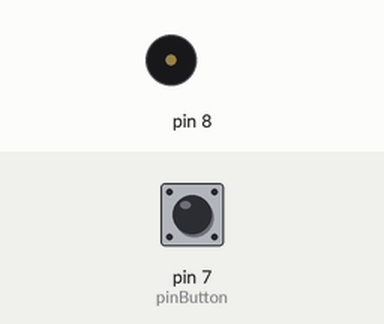
This sketch was run on a simulated Arduino Uno, built with avr-gcc and run on an emulated ATmega328P. Parts: buzzer (waves = sounding). The test bench sets the inputs (shaded band); at power-on: pin 7 (pinButton) LOW.

Above: at 1.2 s.
1.3 s: pin 7 (pinButton) pulled HIGH for 1 s
At 1.46 s:
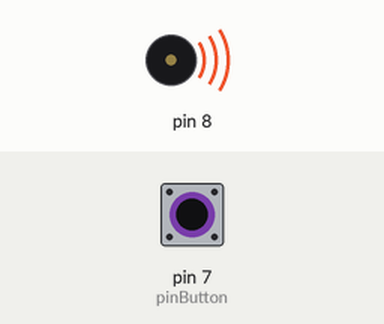
3.8 s: pin 7 (pinButton) pulled HIGH for 3.2 s
At 7.3 s:
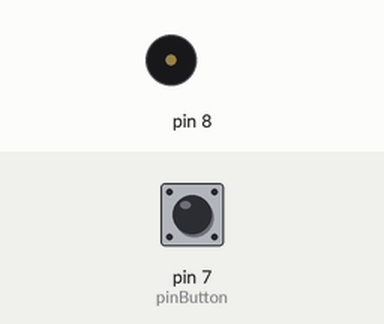
Timing chart, 0 to 8.8 s (numbered marks = the images above; inputs shaded):
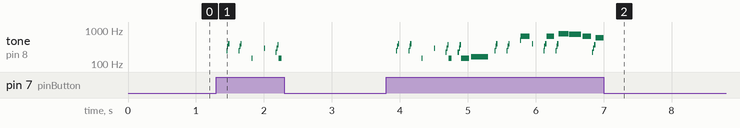

The sketch:

sketch_nov29c.ino
```cpp
/* sketch 1
turn on a LED when the button is pressed
turn it off when the button is not pressed (or released)
*/


#include "pitches.h"


// main notes in the melody:
int melody[] = {
  0, NOTE_B3, NOTE_E4, NOTE_G4, 0,  NOTE_B3, NOTE_E4, NOTE_G4, 0, NOTE_D3, 0, NOTE_D4, 0, NOTE_A3, NOTE_D4,  NOTE_FS4, NOTE_D3, 0, NOTE_A3, NOTE_D4, NOTE_FS4, NOTE_D3, 0, NOTE_E3,  0, NOTE_B3, NOTE_E4, NOTE_G4, 0, NOTE_B3, NOTE_E4, NOTE_G4, 0, NOTE_B4,  NOTE_E5, 0, NOTE_G4, 0, NOTE_B3, NOTE_E4, NOTE_G4, NOTE_E5, 0, NOTE_B3,  NOTE_E4, NOTE_G4, NOTE_G5, NOTE_FS5, 0, NOTE_E5, NOTE_A3, NOTE_D4,   NOTE_FS4, NOTE_D5, NOTE_A3, NOTE_D4, NOTE_FS4, 0, 0, 0, NOTE_E5,   NOTE_G3, NOTE_C4, NOTE_E4, NOTE_C3, 0, NOTE_G3, NOTE_C4, NOTE_E4,   NOTE_C3, NOTE_G2, 0, NOTE_G3, NOTE_B3, NOTE_D4, NOTE_D5, NOTE_G3,  NOTE_B3, NOTE_D4, 0, NOTE_G4, NOTE_D5, NOTE_C5, NOTE_G3, NOTE_B3,   NOTE_D4, NOTE_B4, NOTE_G3, NOTE_B3, NOTE_D4, NOTE_D5, NOTE_C5, 0,   NOTE_C4, 0, NOTE_A3, NOTE_C4, NOTE_E4, NOTE_C5, NOTE_A3, NOTE_C4,   NOTE_E4, 0, NOTE_B4, 0, NOTE_G3, NOTE_B3, NOTE_E4, NOTE_E2, 0, 0, 0,   NOTE_B3, NOTE_E4, NOTE_E2, 0, NOTE_B4, NOTE_E5, NOTE_E2, 0, NOTE_G5,   0, 0, NOTE_B5, NOTE_E2, 0, NOTE_E4, 0, NOTE_E5, NOTE_B3, NOTE_E4, NOTE_G4,  NOTE_E5, 0, NOTE_B3, NOTE_E4, NOTE_G4, 0, NOTE_B4, NOTE_E5, NOTE_B3,   NOTE_E4, NOTE_G4, 0, NOTE_B3, NOTE_E4, NOTE_G4, NOTE_G5, NOTE_FS5,   NOTE_E5, NOTE_A3, NOTE_D4, NOTE_FS4, NOTE_D5, NOTE_A3, NOTE_D4, NOTE_FS4,   0, NOTE_C3, 0, NOTE_E5, 0, NOTE_G3, NOTE_C4, NOTE_E4, 0, NOTE_C3, 0,  NOTE_G3, NOTE_C4, NOTE_E4, NOTE_C3, 0, NOTE_E4, 0, NOTE_G3, NOTE_C4,   NOTE_E4, 0, NOTE_G3, NOTE_C4, NOTE_E4, NOTE_FS5, NOTE_G5, 0, NOTE_B3,   0, NOTE_G3, NOTE_B3, NOTE_D4, NOTE_G5, 0, NOTE_G5, NOTE_G3, NOTE_B3,   NOTE_D4, 0, NOTE_A4, NOTE_A5, NOTE_A3, NOTE_A5, NOTE_C4, 0, NOTE_A3,   NOTE_C4, 0, NOTE_FS5, NOTE_D3, NOTE_A3, NOTE_D4, NOTE_FS4, NOTE_D3, 0,   NOTE_A3, NOTE_D4, NOTE_FS4, 0, NOTE_G5, NOTE_FS5, 0, NOTE_E5, NOTE_A3,   NOTE_D4, NOTE_FS4, NOTE_D5, NOTE_FS5, NOTE_A3, NOTE_D4, NOTE_FS4,   NOTE_FS5, NOTE_G5, 0, NOTE_G5, 0, NOTE_G2, 0, NOTE_G5, NOTE_B3, NOTE_D4,   NOTE_G4, NOTE_G5, NOTE_B3, NOTE_D4, NOTE_G4, 0, NOTE_FS5, NOTE_B2, NOTE_B3,   NOTE_DS4, NOTE_FS4, NOTE_B2, 0, NOTE_B3, NOTE_DS4, NOTE_FS4, 0, NOTE_E5,   NOTE_E3, NOTE_B3, NOTE_E4, NOTE_G4, NOTE_E3, 0, NOTE_B3, NOTE_E4, NOTE_G4,  NOTE_G5, 0, NOTE_G5, NOTE_FS5, NOTE_E5, NOTE_A3, NOTE_D4, NOTE_FS4, NOTE_D5,   NOTE_A3, NOTE_D4, NOTE_FS4, NOTE_FS5, NOTE_G5, 0, NOTE_G2, NOTE_B3, NOTE_D4,   NOTE_G4, NOTE_G5, NOTE_B3, NOTE_D4, NOTE_G4, 0, 0, NOTE_FS5, NOTE_B2, NOTE_B3,   NOTE_DS4, NOTE_FS4, 0, NOTE_B3, NOTE_DS4, NOTE_FS4, 0, NOTE_E5, NOTE_E3, NOTE_B3,   NOTE_E4, NOTE_G4, 0, NOTE_B3, NOTE_E4, NOTE_G4, NOTE_G5, NOTE_FS5, 0, NOTE_E5,   NOTE_A3, NOTE_D4, NOTE_FS4, NOTE_D5, NOTE_A3, NOTE_D4, NOTE_FS4, 0, NOTE_E5, 0,   NOTE_C3, NOTE_G3, NOTE_C4, NOTE_E4, NOTE_E5, NOTE_G3, NOTE_C4, NOTE_E4, 0, NOTE_E5,   NOTE_G3, NOTE_C4, NOTE_E4, NOTE_C3, 0, NOTE_G3, NOTE_C4, NOTE_E4, 0, NOTE_C3, 0,   NOTE_G4, 0, NOTE_B3, 0, NOTE_E5, NOTE_G3, NOTE_C4, NOTE_E4, NOTE_E5, 0, NOTE_G3,   NOTE_C4, NOTE_E4, 0, NOTE_D5, NOTE_C5, NOTE_G3, NOTE_B3, NOTE_D4, NOTE_B4, NOTE_G3,   NOTE_B3, NOTE_D4, NOTE_D5, NOTE_C5, NOTE_A2, 0, NOTE_A3, NOTE_A4, NOTE_C4, 0,   NOTE_C5, NOTE_A3, NOTE_C5, NOTE_C4, NOTE_A2, 0, NOTE_B4, NOTE_E2, NOTE_B3,   NOTE_E4, NOTE_G4, 0, NOTE_B3, NOTE_E4, NOTE_G4, NOTE_E2, 0, NOTE_B4, 0, NOTE_G4,   0, NOTE_B3, NOTE_E4, NOTE_G4, 0, NOTE_B3, NOTE_E4, NOTE_G4, 0, NOTE_D3, 0,   NOTE_B2, NOTE_A3, NOTE_D4, NOTE_FS4, NOTE_D3, 0, NOTE_A3, NOTE_D4, NOTE_FS4, 0,   NOTE_B4, 0, NOTE_E5, 0, NOTE_G5, 0, NOTE_B5, 0, NOTE_B5, 0, NOTE_B5, NOTE_E3, 0,   NOTE_E4, 0, NOTE_B3, NOTE_E4, NOTE_G4, NOTE_E3, 0, NOTE_B3, NOTE_E4, NOTE_G4,   NOTE_E3, 0, NOTE_G4, 0, NOTE_B3, NOTE_E4, NOTE_G4, 0, NOTE_B3
  };

// note durations in milliseconds
int noteDurations[] = {
  137, 12, 12, 18, 123, 12, 12, 18, 135,  14, 155, 14, 139, 14, 10, 19, 41, 81, 14, 10, 19, 116, 19, 249, 68, 12, 12, 18, 123,  12, 12, 18, 135, 8, 135, 21, 15, 137, 12, 12, 18, 109, 13, 12, 12, 20, 141, 177, 4,  126, 14, 14, 16, 123, 14, 10, 16, 137, 8, 5, 305, 10, 15, 15, 84, 39, 10, 15, 18,  145, 286, 20, 10, 16, 17, 121, 15, 12, 14, 137, 8, 145, 164, 15, 16, 14, 119, 15,  16, 17, 129, 164, 9, 15, 137, 14, 11, 18, 122, 14, 11, 15, 119, 249, 89, 10, 16,  15, 36, 82, 10, 5, 16, 15, 24, 8, 6, 17, 36, 6, 11, 12, 7, 10, 24, 137, 15, 128,  9, 12, 12, 18, 74, 48, 12, 12, 18, 135, 8, 308, 12, 12, 18, 123, 12, 9, 18, 143,  169, 144, 14, 10, 19, 121, 14, 14, 13, 137, 15, 5, 287, 10, 10, 15, 15, 10, 92,  18, 10, 15, 18, 176, 127, 15, 137, 10, 15, 15, 124, 10, 15, 18, 116, 164, 22, 16,  136, 10, 12, 17, 28, 1, 96, 15, 12, 14, 137, 5, 312, 18, 7, 15, 124, 18, 23, 166,  173, 123, 14, 10, 19, 20, 102, 14, 7, 16, 3, 143, 143, 21, 152, 9, 17, 16, 111, 8,  14, 10, 19, 122, 3, 1, 164, 18, 133, 6, 13, 12, 14, 18, 121, 12, 14, 15, 137, 220,  105, 8, 13, 16, 32, 91, 12, 13, 16, 124, 204, 134, 12, 15, 15, 12, 111, 12, 12, 20,  125, 1, 6, 169, 152, 14, 14, 16, 123, 9, 17, 16, 143, 181, 17, 122, 8, 10, 18, 125,  12, 14, 18, 1, 157, 173, 130, 12, 10, 16, 124, 12, 13, 16, 166, 169, 128, 12, 12, 15,  125, 12, 12, 20, 133, 169, 4, 152, 14, 14, 16, 121, 14, 14, 14, 146, 155, 39, 115, 15,  8, 21, 125, 10, 15, 15, 145, 317, 10, 15, 15, 76, 47, 10, 15, 15, 6, 99, 32, 15, 154,  16, 132, 5, 10, 15, 18, 108, 13, 10, 15, 15, 137, 177, 143, 15, 12, 17, 121, 10, 12,  17, 163, 160, 118, 12, 18, 7, 15, 6, 118, 18, 8, 15, 118, 56, 178, 109, 12, 12, 15,  125, 12, 12, 18, 122, 14, 16, 153, 15, 137, 12, 12, 18, 123, 12, 12, 18, 135, 14,  155, 154, 9, 14, 19, 102, 19, 14, 10, 16, 32, 16, 18, 17, 9, 17, 17, 3, 1, 9, 1, 3,  146, 10, 15, 137, 12, 9, 18, 30, 95, 12, 12, 18, 152, 152, 15, 137, 12, 12, 18, 123,  12
  };

int pinButton = 7; //the pin where we connect the button


void setup() {
  pinMode(pinButton, INPUT); //set the button pin as INPUT

}

void loop() {
  int stateButton = digitalRead(pinButton); //read the state of the button
  if(stateButton == 1) { //if is pressed

     for (int thisNote = 0; thisNote < 448; thisNote++) {
        stateButton = digitalRead(pinButton);
        if(stateButton == 0) { break;}
        tone(8, melody[thisNote], noteDurations[thisNote]);
        // to distinguish the notes, set a minimum time between them.
        // the note's duration + 10% seems to work well:
        int pauseBetweenNotes = noteDurations[thisNote] * 1.10;
        delay(pauseBetweenNotes);
        // stop the tone playing:
        noTone(8);
    }
  }
}
```

pitches.h
```cpp
/*************************************************
 * Public Constants
 *************************************************/

#define NOTE_B0  31
#define NOTE_C1  33
#define NOTE_CS1 35
#define NOTE_D1  37
#define NOTE_DS1 39
#define NOTE_E1  41
#define NOTE_F1  44
#define NOTE_FS1 46
#define NOTE_G1  49
#define NOTE_GS1 52
#define NOTE_A1  55
#define NOTE_AS1 58
#define NOTE_B1  62
#define NOTE_C2  65
#define NOTE_CS2 69
#define NOTE_D2  73
#define NOTE_DS2 78
#define NOTE_E2  82
#define NOTE_F2  87
#define NOTE_FS2 93
#define NOTE_G2  98
#define NOTE_GS2 104
#define NOTE_A2  110
#define NOTE_AS2 117
#define NOTE_B2  123
#define NOTE_C3  131
#define NOTE_CS3 139
#define NOTE_D3  147
#define NOTE_DS3 156
#define NOTE_E3  165
#define NOTE_F3  175
#define NOTE_FS3 185
#define NOTE_G3  196
#define NOTE_GS3 208
#define NOTE_A3  220
#define NOTE_AS3 233
#define NOTE_B3  247
#define NOTE_C4  262
#define NOTE_CS4 277
#define NOTE_D4  294
#define NOTE_DS4 311
#define NOTE_E4  330
#define NOTE_F4  349
#define NOTE_FS4 370
#define NOTE_G4  392
#define NOTE_GS4 415
#define NOTE_A4  440
#define NOTE_AS4 466
#define NOTE_B4  494
#define NOTE_C5  523
#define NOTE_CS5 554
#define NOTE_D5  587
#define NOTE_DS5 622
#define NOTE_E5  659
#define NOTE_F5  698
#define NOTE_FS5 740
#define NOTE_G5  784
#define NOTE_GS5 831
#define NOTE_A5  880
#define NOTE_AS5 932
#define NOTE_B5  988
#define NOTE_C6  1047
#define NOTE_CS6 1109
#define NOTE_D6  1175
#define NOTE_DS6 1245
#define NOTE_E6  1319
#define NOTE_F6  1397
#define NOTE_FS6 1480
#define NOTE_G6  1568
#define NOTE_GS6 1661
#define NOTE_A6  1760
#define NOTE_AS6 1865
#define NOTE_B6  1976
#define NOTE_C7  2093
#define NOTE_CS7 2217
#define NOTE_D7  2349
#define NOTE_DS7 2489
#define NOTE_E7  2637
#define NOTE_F7  2794
#define NOTE_FS7 2960
#define NOTE_G7  3136
#define NOTE_GS7 3322
#define NOTE_A7  3520
#define NOTE_AS7 3729
#define NOTE_B7  3951
#define NOTE_C8  4186
#define NOTE_CS8 4435
#define NOTE_D8  4699
#define NOTE_DS8 4978
```

Measured:
- after the input at 1.3 s, tone on pin 8: plays 247 Hz for 0.01 s, 330 Hz for 0.01 s, 392 Hz for 0.02 s, 247 Hz for 0.01 s, 330 Hz for 0.01 s, 392 Hz for 0.02 s … (12 notes in this stretch), starting after 0.15 s
- after the input at 3.8 s, tone on pin 8: plays 247 Hz for 0.01 s, 330 Hz for 0.01 s, 392 Hz for 0.02 s, 247 Hz for 0.01 s, 330 Hz for 0.01 s, 392 Hz for 0.02 s … (40 notes in this stretch), starting after 0.15 s
